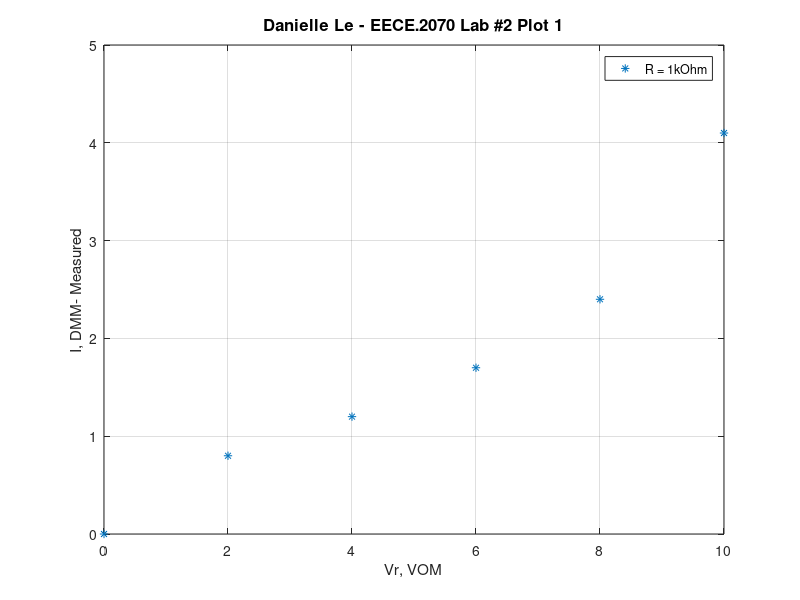

This figure's MATLAB source:
% Name:        Danielle Le 
% Course:      EECE.2070L- Basic Electrical Engineering Laboratory I 
% Lab #2:      Section 2- Plotting Ohm's Law using MATLAB
% Description: Using the data (measured values) of Table 1, plot I (DMM) versus VR (VOM) 
% The label the of the curve is R = 1 kΩ.

%Table 1 Datasets
a = [0, 2, 4, 6, 8, 10]; %Vr (VOM)-- Voltage going into circuit (x-axis)
b = [0, 0.8, 1.2, 1.7, 2.4, 4.1]; %I (DMM)-- Current DMM measurements

plot (a,b,'*'); 
hold on;

xlabel('Vr, VOM'); 
ylabel ('I, DMM- Measured');
legend ('R = 1kOhm');
grid on;
title ('Danielle Le - EECE.2070 Lab #2 Plot 1', 'FontSize', 12)
